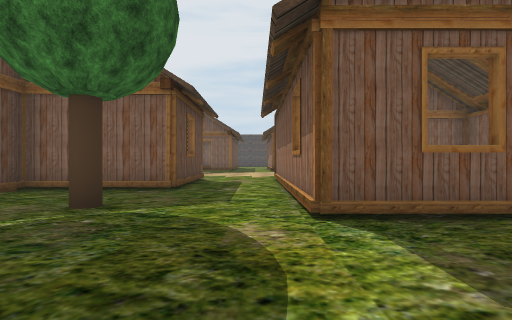
view 1 (above)

24 first-person views from a walk through a Unity game level. The camera is 1.2 m above the floor, looks level and sees 85° across. Doors are open. The floor is counted in squares, 2 m on a side. Each view is taken from the middle of a square. On the plan, view 1 faces up. The plan holds only what a view shows up to about 9 squares ahead; the rest is blank. The place goes on beyond the plan. Some trees and plants on the terrain are drawn as simple stand-ins. The player is left out. Some surface patterns are stand-ins.

view 2
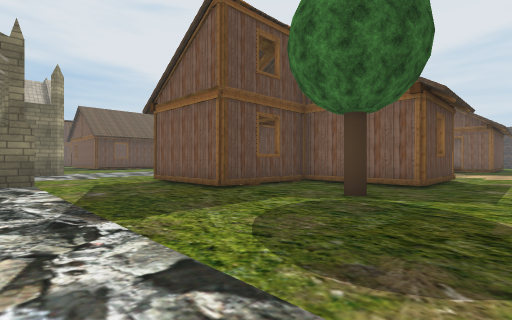

view 3
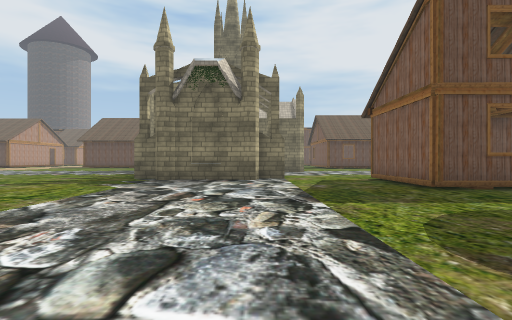

view 4
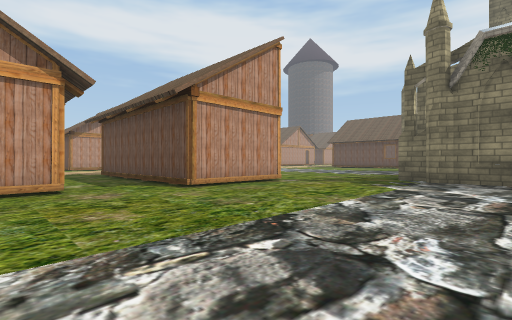

view 5
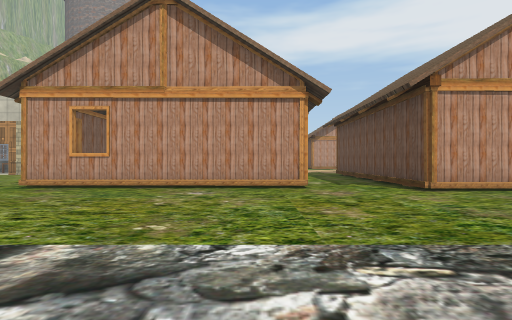

view 6
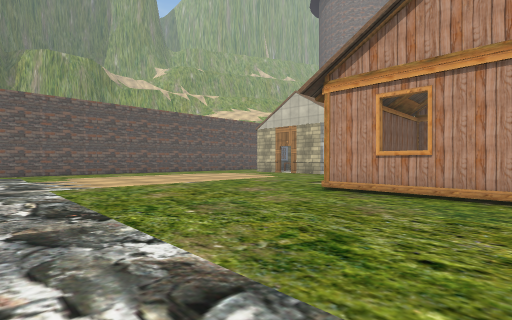

view 7
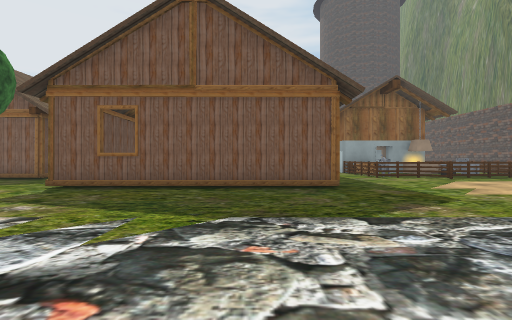

view 8
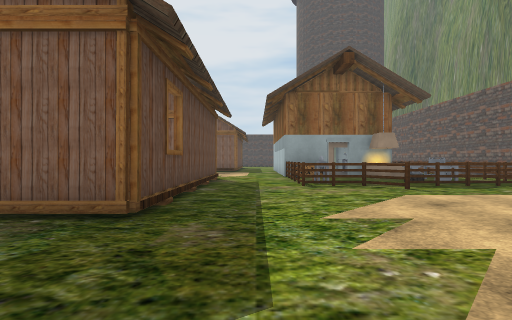

view 9
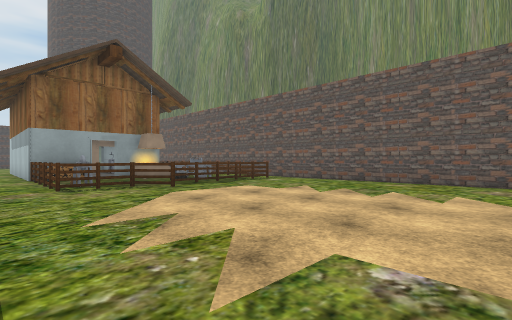

view 10
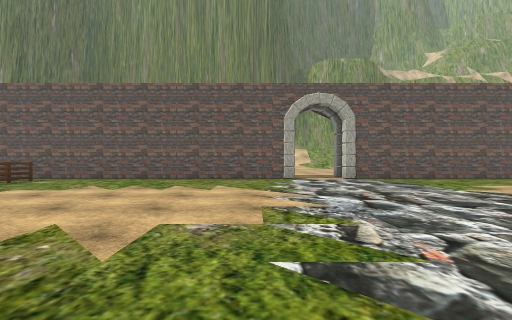

view 11
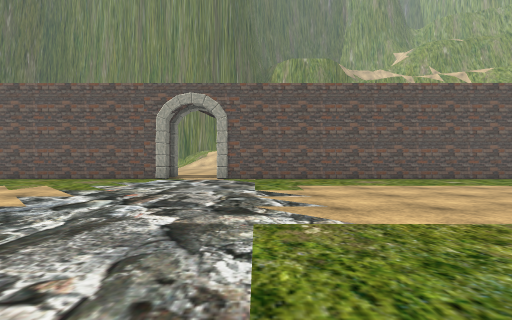

view 12
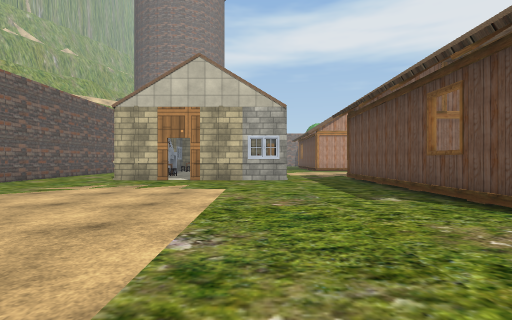

view 13
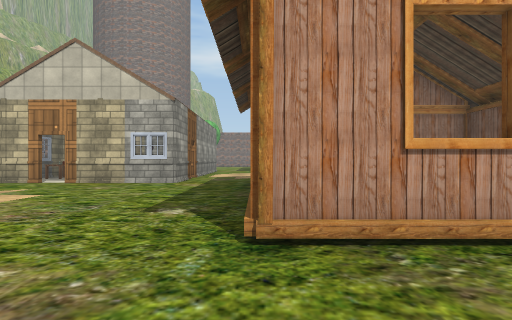

view 14
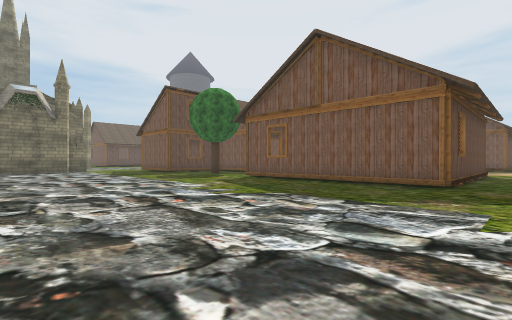

view 15
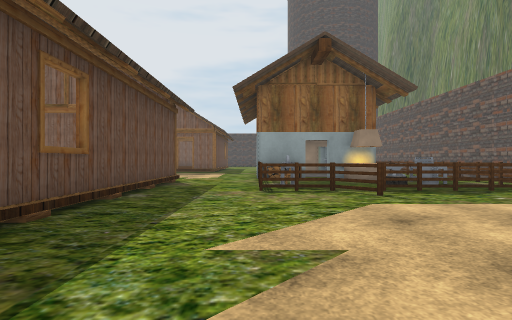

view 16
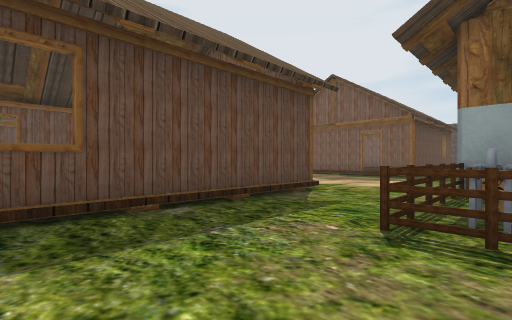

view 17
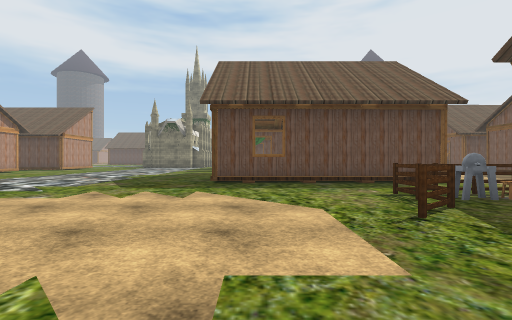

view 18
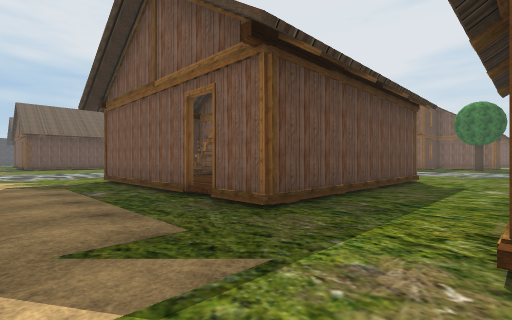

view 19
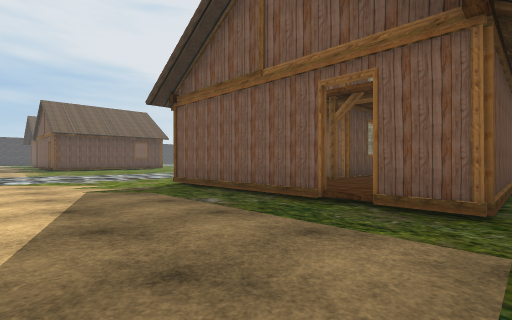

view 20
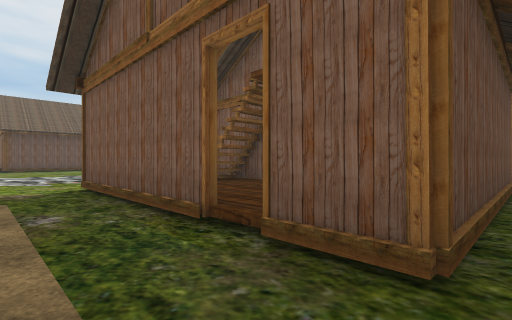

view 21
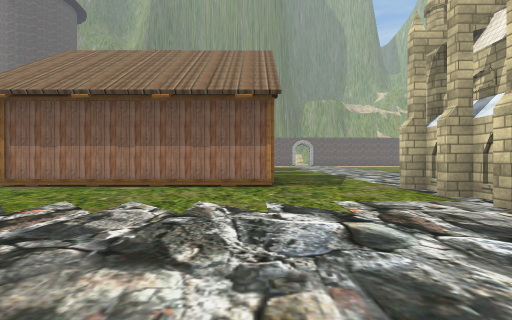

view 22
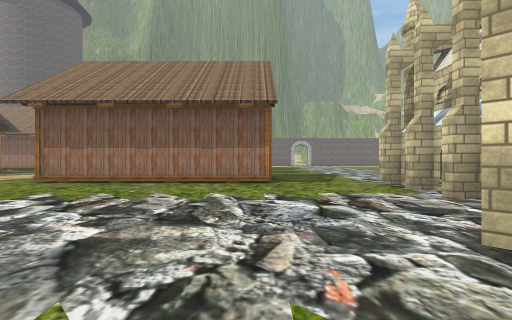

view 23
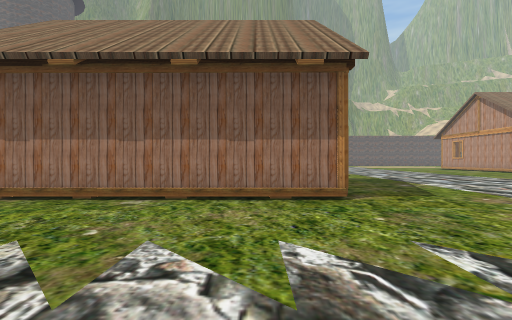

view 24
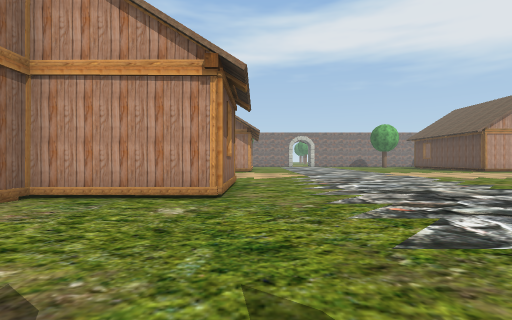

### Floor plan
Key: @ floor where view 1 was taken; # wall or solid block; . main floor; : floor 0.25 m higher than the main floor; + floor 1.25 m higher than the main floor; D open door; = window, fence, low wall or low ledge; H house; T tree; F fence; O other object.
Columns run from 16 left of view 1 to 16 right of it. Each row starts with its distance up from view 1.
  9        .HH    H..H HHHHH.FODOOOO#
  8       ..H:    H..H    :H.F=.OOOF#
  7      ...H: H  H..H    :H.F#..O.O#
  6     ....H: HHHH..H    :H.FFFFFFF#
  5    .....H: H.....H    :H........#
  4   ......H: H..T..H    :H........#
  3  .......HHHH.....HHHHHHH........#
  2   ..............................#
  1    #............................#
  0      .###.......@...............#
 -1      ####.......................#
 -2         #........................
 -3         #.......................#
 -4         #.......................#
 -5         #.......................#
 -6        .........................#
 -7       .....HHHH.................#
 -8      ......H::H.HHHHHHH.........#
 -9     .......H  H.H     H.........#
-10    .....HHHH  H.H     H.........#
-11   ......H+:H  H.H     H.........#
-12  .......H     H.H     H.........#
-13  .......HHHHHHH.H     H..##D##..#
-14 ................HHHHHHH.     #..#
-15 .................     ..D    #
-16   ...............
-17      ..........

Where each view was taken, in squares from view 1:
view 1: 0 up, 0 right, facing up
view 2: 1 down, 0 right, facing up-left
view 3: 1 down, 1 right, facing left
view 4: 2 down, 1 right, facing down-left
view 5: 2 down, 1 right, facing down
view 6: 3 down, 3 right, facing down-right
view 7: 3 down, 5 right, facing up
view 8: 0 up, 8 right, facing up
view 9: 0 up, 8 right, facing up-right
view 10: 0 up, 7 right, facing right
view 11: 4 down, 7 right, facing right
view 12: 5 down, 9 right, facing down
view 13: 6 down, 6 right, facing down
view 14: 4 down, 8 right, facing up-left
view 15: 1 up, 9 right, facing up
view 16: 4 up, 10 right, facing up-left
view 17: 4 up, 14 right, facing left
view 18: 16 down, 0 right, facing up-left
view 19: 17 down, 2 left, facing up-left
view 20: 15 down, 2 left, facing up-left
view 21: 3 up, 14 left, facing right
view 22: 3 up, 15 left, facing right
view 23: 4 up, 12 left, facing right
view 24: 6 down, 9 left, facing down
